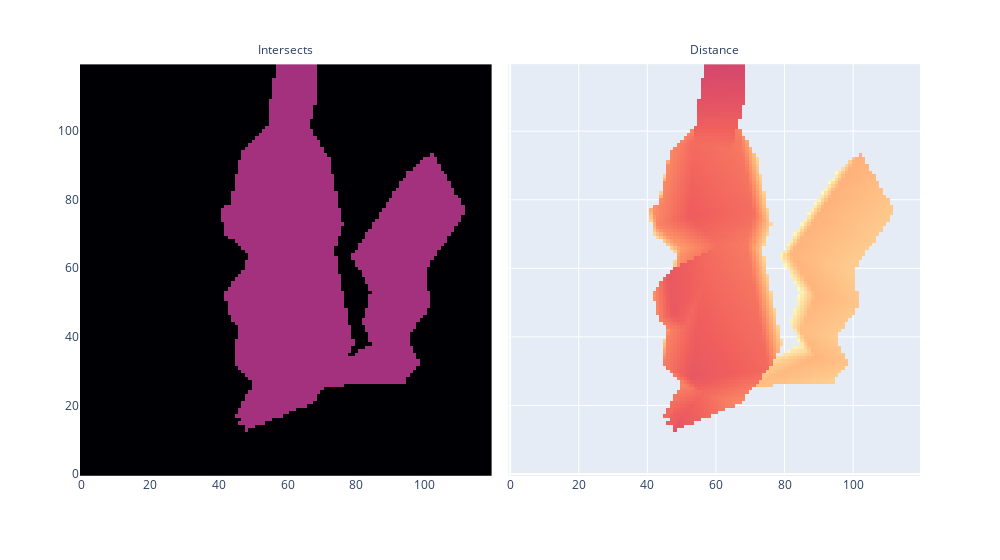

Notebook source saved alongside this figure:
### Markdown cell above
### Exercise - implement `raytrace_mesh`

```yaml
Difficulty: 🔴🔴🔴⚪⚪
Importance: 🔵🔵🔵🔵⚪

You should spend up to 20-25 minutes on this exercise.

This is the main function we've been building towards, and marks the end of the core exercises. If should involve a lot of repurposed code from the last excercise.
```

Implement `raytrace_mesh` and as before, reshape and visualize the output. Your Pikachu is centered on (0, 0, 0), so you'll want to slide the ray origin back to at least `x=-2` to see it properly.

Reminder - `t.linalg.solve` (and most batched operations) can accept multiple dimensions as being batch dims. Previously, you've just used `NR` (the number of rays) as the batch dimension, but you can also use `(NR, NT)` (the number of rays and triangles) as your batch dimensions, so you can solve for all rays and triangles at once.

Note - by distance to a triangle, we specifically mean **distance along the x-dimension**, not Euclidean distance.

### Code cell
def raytrace_mesh(
    rays: Float[Tensor, "nrays rayPoints=2 dims=3"],
    triangles: Float[Tensor, "ntriangles trianglePoints=3 dims=3"]
) -> Float[Tensor, "nrays"]:
    '''
    For each ray, return the distance to the closest intersecting triangle, or infinity.
    '''
    rays_repeated = einops.repeat(rays, "nrays rp d -> nrays ntriangles rp d", ntriangles = triangles.shape[0])
    triangles_repeated = einops.repeat(triangles, "ntriangles tp d -> nrays ntriangles tp d", nrays = rays.shape[0])
    A = triangles_repeated[...,0,:]
    B = triangles_repeated[...,1,:]
    C = triangles_repeated[...,2,:]
    O = rays_repeated[...,0,:]
    D = rays_repeated[...,1,:]
    lhs = t.stack([-D, B - A, C - A], dim=-1)
    rhs = t.stack([O - A], dim=-1)
    dets = t.linalg.det(lhs)
    mask = dets.abs() < 1e-10
    lhs[mask] = t.eye(3)
    xs = t.linalg.solve(lhs, rhs)
    assert(xs.shape[3] == 1)
    xs = einops.reduce(xs, "nr nt d sq -> nr nt d", "min")
    valid = (xs[:,:,1] >= 0) & (xs[:,:,2] >= 0) & (xs[:,:,1] + xs[:,:,2] <= 1) & ~mask
    dists = xs[:,:,0]
    dists[~valid] = float("inf")
    return dists.min(dim=-1).values

num_pixels_y = 120
num_pixels_z = 120
y_limit = z_limit = 1

rays = make_rays_2d(num_pixels_y, num_pixels_z, y_limit, z_limit)
rays[:, 0] = t.tensor([-2, 0.0, 0.0])
dists = raytrace_mesh(rays, triangles)
intersects = t.isfinite(dists).view(num_pixels_y, num_pixels_z)
dists_square = dists.view(num_pixels_y, num_pixels_z)
img = t.stack([intersects, dists_square], dim=0)

fig = px.imshow(img, facet_col=0, origin="lower", color_continuous_scale="magma", width=1000)
fig.update_layout(coloraxis_showscale=False)
for i, text in enumerate(["Intersects", "Distance"]):
    fig.layout.annotations[i]['text'] = text
fig.show()

### Figure 1 — Plotly figure (JSON) as saved in the notebook; plotly's stock layout.template omitted (floating-point values rounded to 4 significant figures; data arrays with more than 128 entries replaced by an {"elided": "..."} marker saying what was removed)
{"data": [{"coloraxis": "coloraxis", "hovertemplate": "x: %{x}<br>y: %{y}<br>color: %{z}<extra></extra>", "name": "0", "type": "heatmap", "xaxis": "x", "yaxis": "y", "z": {"elided": "120x120 int values"}}, {"coloraxis": "coloraxis", "hovertemplate": "x: %{x}<br>y: %{y}<br>color: %{z}<extra></extra>", "name": "1", "type": "heatmap", "xaxis": "x2", "yaxis": "y2", "z": {"elided": "120x120 float values"}}], "layout": {"annotations": [{"font": {}, "showarrow": false, "text": "Intersects", "x": 0.245, "xanchor": "center", "xref": "paper", "y": 1, "yanchor": "bottom", "yref": "paper"}, {"font": {}, "showarrow": false, "text": "Distance", "x": 0.755, "xanchor": "center", "xref": "paper", "y": 1, "yanchor": "bottom", "yref": "paper"}], "coloraxis": {"colorscale": [[0, "#000004"], [0.1111, "#180f3d"], [0.2222, "#440f76"], [0.3333, "#721f81"], [0.4444, "#9e2f7f"], [0.5556, "#cd4071"], [0.6667, "#f1605d"], [0.7778, "#fd9668"], [0.8889, "#feca8d"], [1, "#fcfdbf"]], "showscale": false}, "margin": {"t": 60}, "width": 1000, "xaxis": {"anchor": "y", "constrain": "domain", "domain": [0, 0.49], "scaleanchor": "y"}, "xaxis2": {"anchor": "y2", "domain": [0.51, 1], "matches": "x"}, "yaxis": {"anchor": "x", "autorange": true, "constrain": "domain", "domain": [0, 1]}, "yaxis2": {"anchor": "x2", "domain": [0, 1], "matches": "y", "showticklabels": false}}}
